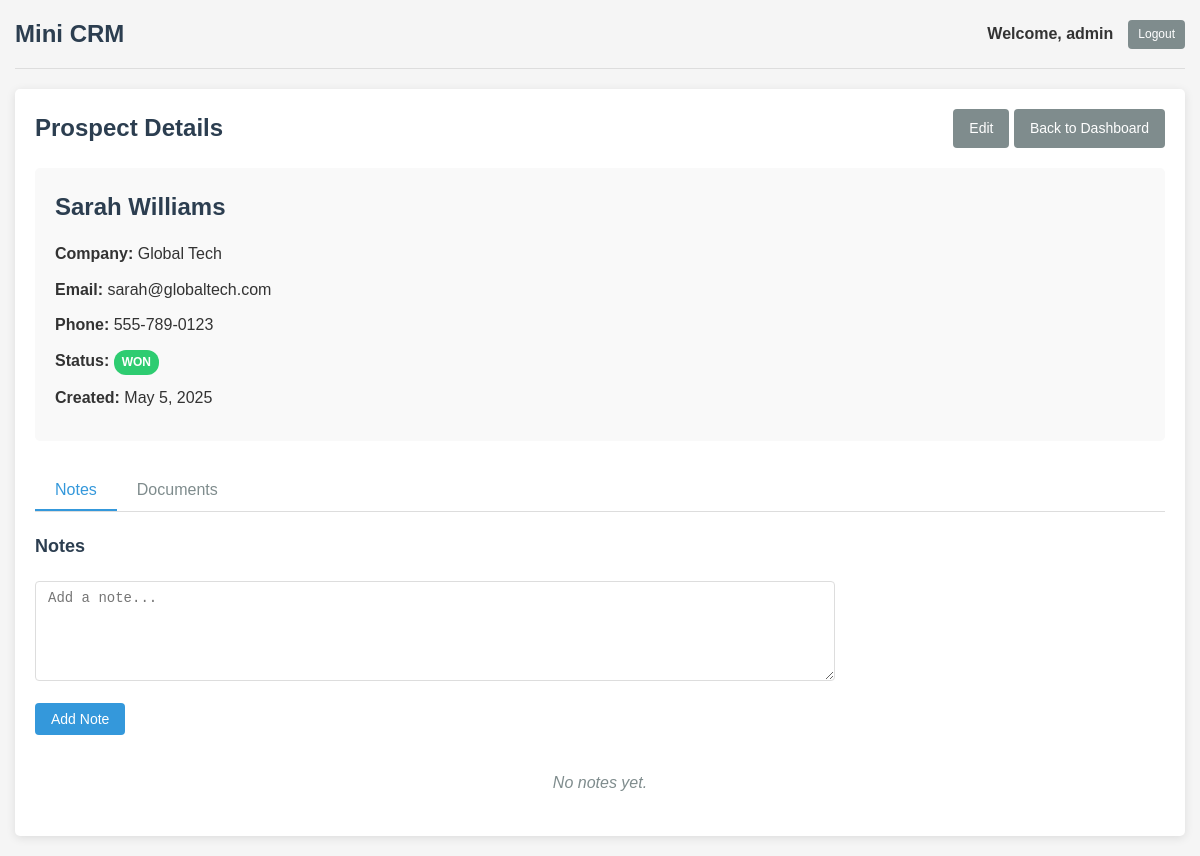
The page /prospect_detail.php?id=4 (signed in) on the database its author committed.
### tables this page shows
CREATE TABLE
IF NOT EXISTS prospects
(
    id INT AUTO_INCREMENT PRIMARY KEY,
    name VARCHAR
(100) NOT NULL,
    company VARCHAR
(100),
    phone VARCHAR
(20),
    email VARCHAR
(100) NOT NULL,
    status ENUM
('new', 'contacted', 'in negotiation', 'won', 'lost') DEFAULT 'new',
    user_id INT,
    created_at TIMESTAMP DEFAULT CURRENT_TIMESTAMP,
    FOREIGN KEY
(user_id) REFERENCES users
(id) ON
DELETE
SET NULL
);

### config/env.php (called while the page is built, shortened)
<?php
class Env {
    private static $variables = [];
    public static function load($path = '.env') {
        if (!file_exists($path)) {
            return false;
        }
        return true;
    }
    public static function get($name, $default = null) {
        return isset(self::$variables[$name]) ? self::$variables[$name] : $default;
    }
}
?>

### classes/Prospect.php (called while the page is built, shortened)
<?php
require_once 'config/database.php';
class Prospect {
    private $conn;
    private $table = 'prospects';
    public $id;
    public function __construct() {
        $database = new Database();
        $this->conn = $database->connect();
    }
    public function read_single() {
        try {
            $query = "SELECT p.id, p.name, p.company, p.phone, p.email, p.status, p.created_at, p.user_id, u.username
                      FROM " . $this->table . " p
                      LEFT JOIN users u ON p.user_id = u.id
                      WHERE p.id = :id";
            $stmt = $this->conn->prepare($query);
            $stmt->bindParam(':id', $this->id, PDO::PARAM_INT);
            $stmt->execute();
            $row = $stmt->fetch();
            if ($row) {
                $this->name = $row['name'];
                $this->company = $row['company'];
                $this->phone = $row['phone'];
                $this->email = $row['email'];
                $this->status = $row['status'];
                $this->created_at = $row['created_at'];
                return true;
            }
            return false;
        } catch (PDOException $e) {
            echo "Error fetching prospect: " . $e->getMessage();
            return false;
        }
    }
}
?>

### config/database.php (called while the page is built, shortened)
<?php
require_once 'env.php';
class Database
{
    private $host;
    private $username;
    private $password;
    private $database;
    public function __construct()
    {
        $this->host = Env::get('DB_HOST', 'localhost');
        $this->username = Env::get('DB_USERNAME', 'root');
        $this->password = Env::get('DB_PASSWORD', '');
        $this->database = Env::get('DB_DATABASE', 'mini_crm');
    }
    public function connect()
    {
        $this->conn = null;
        try {
            $this->conn = new PDO(
                "mysql:host=" . $this->host . ";dbname=" . $this->database,
                $this->username,
                $this->password
            );
            $this->conn->setAttribute(PDO::ATTR_ERRMODE, PDO::ERRMODE_EXCEPTION);
            $this->conn->setAttribute(PDO::ATTR_DEFAULT_FETCH_MODE, PDO::FETCH_ASSOC);
        } catch (PDOException $e) {
            echo "Connection Error: " . $e->getMessage();
        }
        return $this->conn;
    }
}
?>

### classes/Note.php (called while the page is built, shortened)
<?php
require_once 'config/database.php';
class Note {
    private $conn;
    private $table = 'notes';
    public $prospect_id;
    public function __construct() {
        $database = new Database();
        $this->conn = $database->connect();
    }
    public function read_by_prospect() {
        try {
            $query = "SELECT n.id, n.prospect_id, n.user_id, n.content, n.created_at, u.username
                      FROM " . $this->table . " n
                      LEFT JOIN users u ON n.user_id = u.id
                      WHERE n.prospect_id = :prospect_id
                      ORDER BY n.created_at DESC";
            $stmt = $this->conn->prepare($query);
            $stmt->bindParam(':prospect_id', $this->prospect_id, PDO::PARAM_INT);
            $stmt->execute();
            return $stmt;
        } catch (PDOException $e) {
            echo "Error fetching notes: " . $e->getMessage();
            return false;
        }
    }
}
?>

### prospect_detail.php (the view, shortened to what this page needs)
<?php
require_once 'classes/Prospect.php';
require_once 'classes/Note.php';
$prospect = new Prospect();
$prospect->id = $_GET['id'];
if(!$prospect->read_single()) {
    header('Location: dashboard.php');
    exit;
}
$note = new Note();
$note->prospect_id = $prospect->id;
$notes = $note->read_by_prospect();
?>
<!DOCTYPE html>
<html lang="en">
<head>
    <link rel="stylesheet" href="assets/css/style.css">
</head>
<body>
    <div class="container">
        <?php include 'views/header.php'; ?>
        <div class="content">
            <div class="page-header">
                <h1>Prospect Details</h1>
                <div>
                    <a href="prospect_form.php?id=<?php echo $prospect->id; ?>" class="btn btn-secondary">Edit</a>
                    <a href="dashboard.php" class="btn btn-secondary">Back to Dashboard</a>
                </div>
            </div>
            <div class="prospect-details">
                <div class="prospect-info">
                    <h2><?php echo htmlspecialchars($prospect->name); ?></h2>
                    <p><strong>Company:</strong> <?php echo htmlspecialchars($prospect->company); ?></p>
                    <p><strong>Email:</strong> <?php echo htmlspecialchars($prospect->email); ?></p>
                    <p><strong>Phone:</strong> <?php echo htmlspecialchars($prospect->phone); ?></p>
                    <p><strong>Status:</strong> <span class="status-badge status-<?php echo $prospect->status; ?>"><?php echo ucfirst($prospect->status); ?></span></p>
                    <p><strong>Created:</strong> <?php echo date('F j, Y', strtotime($prospect->created_at)); ?></p>
                </div>
            </div>
            <div class="tabs">
                <div class="tab-header">
                    <button class="tab-btn active" data-tab="notes">Notes</button>
                    <button class="tab-btn" data-tab="documents">Documents</button>
                </div>
                <div class="tab-content">
                    <div class="tab-pane active" id="notes">
                        <div class="section-header">
                            <h3>Notes</h3>
                        </div>
                        <form id="add-note-form" class="form">
                            <div class="form-group">
                                <textarea name="content" placeholder="Add a note..." required></textarea>
                            </div>
                            <div class="form-group">
                                <button type="submit" class="btn btn-primary">Add Note</button>
                            </div>
                        </form>
                        <div id="notes-container">
                            <?php if($notes->rowCount() > 0): ?>
                                <?php while($row = $notes->fetch()): ?>
                                    <div class="note">
                                        <div class="note-header">
                                            <span class="note-author"><?php echo htmlspecialchars($row['username']); ?></span>
                                            <span class="note-date"><?php echo date('M j, Y g:i A', strtotime($row['created_at'])); ?></span>
                                        </div>
                                        <div class="note-content"><?php echo nl2br(htmlspecialchars($row['content'])); ?></div>
                                    </div>
                                <?php endwhile; ?>
                            <?php else: ?>
                                <p class="no-data">No notes yet.</p>
                            <?php endif; ?>
                        </div>
                    </div>
                </div>
            </div>
        </div>
    </div>
</body>
</html>

### assets/css/style.css (style rules this page uses)
* { margin: 0; padding: 0; box-sizing: border-box; }
body { font-family: Arial, sans-serif; line-height: 1.6; color: #333; background-color: #f5f5f5; }
.container { max-width: 1200px; margin: 0 auto; padding: 0 15px; }
.content { background-color: #fff; padding: 20px; border-radius: 5px; box-shadow: 0 2px 10px rgba(0, 0, 0, 0.1); margin-bottom: 20px; }
.page-header { display: flex; justify-content: space-between; align-items: center; margin-bottom: 20px; }
.page-header h1 { font-size: 24px; color: #2c3e50; }
.form { max-width: 800px; }
.form-group { margin-bottom: 15px; }
.form-group input, .form-group select, .form-group textarea { width: 100%; padding: 8px 12px; border: 1px solid #ddd; border-radius: 4px; font-size: 14px; }
.form-group textarea { min-height: 100px; resize: vertical; }
.btn { display: inline-block; padding: 8px 16px; background-color: #3498db; color: #fff; border: none; border-radius: 4px; cursor: pointer; text-decoration: none; font-size: 14px; transition: background-color 0.3s; }
.btn-primary { background-color: #3498db; }
.btn-secondary { background-color: #7f8c8d; }
.status-badge { display: inline-block; padding: 3px 8px; border-radius: 12px; font-size: 12px; font-weight: bold; text-transform: uppercase; }
.status-won { background-color: #2ecc71; color: #fff; }
.prospect-details { margin-bottom: 30px; }
.prospect-info { padding: 20px; background-color: #f9f9f9; border-radius: 5px; }
.prospect-info h2 { margin-bottom: 15px; color: #2c3e50; }
.prospect-info p { margin-bottom: 10px; }
.tabs { margin-top: 30px; }
.tab-header { display: flex; border-bottom: 1px solid #ddd; margin-bottom: 20px; }
.tab-btn { padding: 10px 20px; background: none; border: none; cursor: pointer; font-size: 16px; color: #7f8c8d; border-bottom: 2px solid transparent; }
.tab-btn.active { color: #3498db; border-bottom: 2px solid #3498db; }
.tab-pane { display: none; }
.tab-pane.active { display: block; }
.section-header { margin-bottom: 20px; }
.section-header h3 { font-size: 18px; color: #2c3e50; }
.no-data { text-align: center; padding: 20px; color: #7f8c8d; font-style: italic; }

### rows shown on the page
prospects: name "Sarah Williams", company "Global Tech", email "sarah@globaltech.com", phone "555-789-0123", status "WON", created_at "May 5, 2025"

### other values the page prints
$username "admin"
